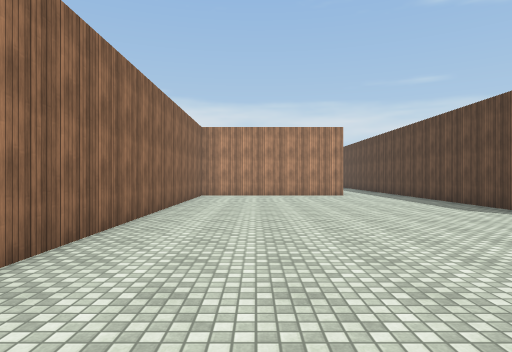
[1] (above)

24 first-person views from a walk through a 3-D level made in the Unity game engine. The camera is 1.4 m above the floor, looks level and sees 75° across. The floor is counted in squares, 2 m on a side. Each view is taken from the middle of a square. On the plan, view 1 faces up. The plan holds only what a view shows up to about 10 squares ahead; the rest is blank. The place goes on beyond the plan. The player character is not drawn. Surface patterns are stand-ins for the level's own textures.

[2]
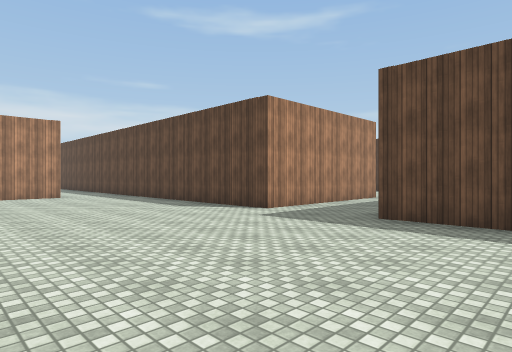

[3]
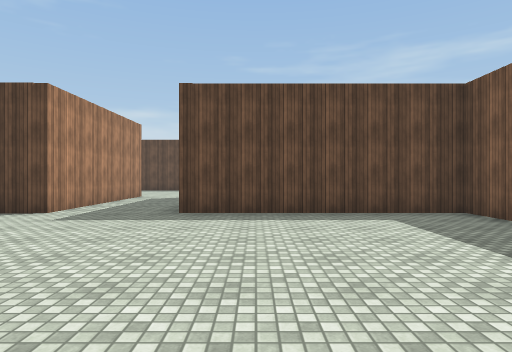

[4]
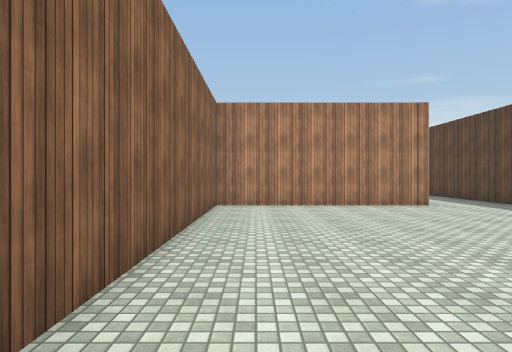

[5]
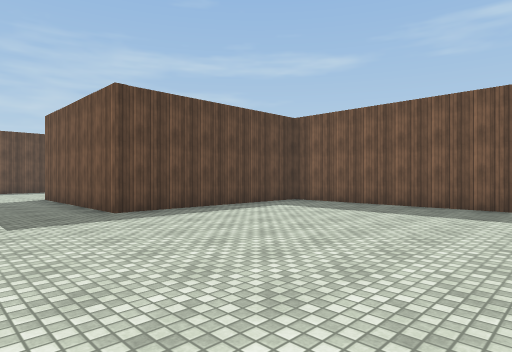

[6]
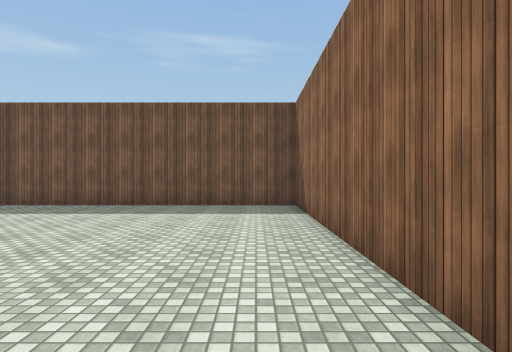

[7]
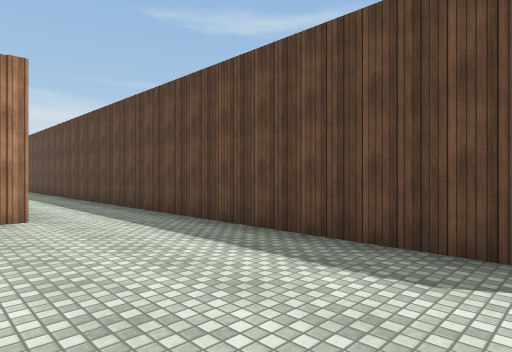

[8]
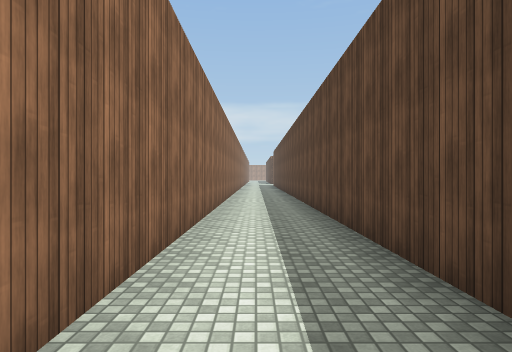

[9]
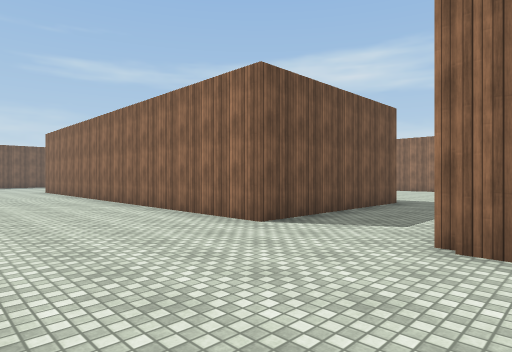

[10]
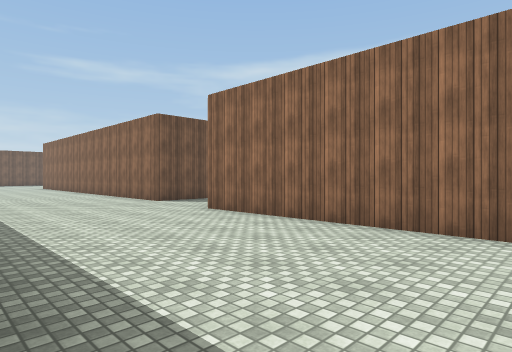

[11]
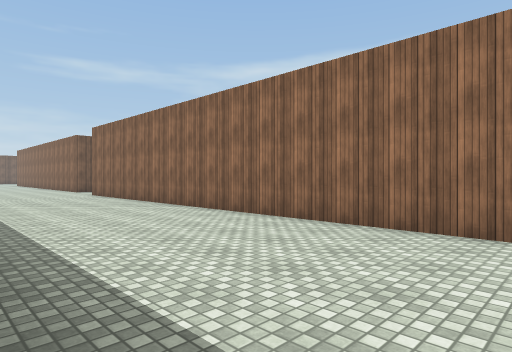

[12]
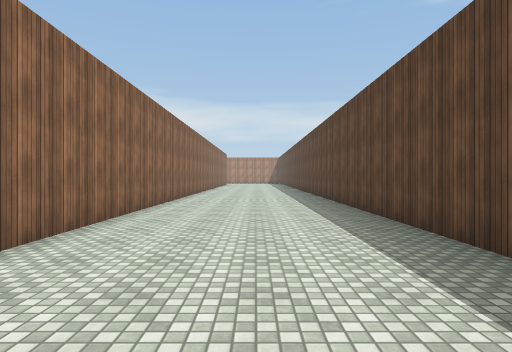

[13]
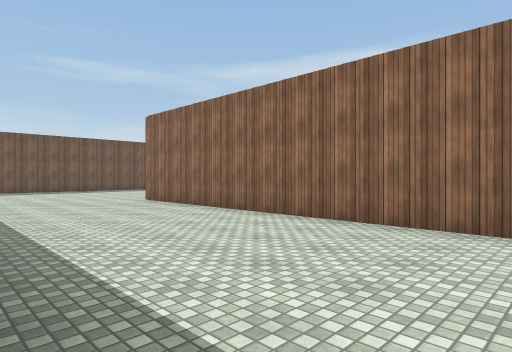

[14]
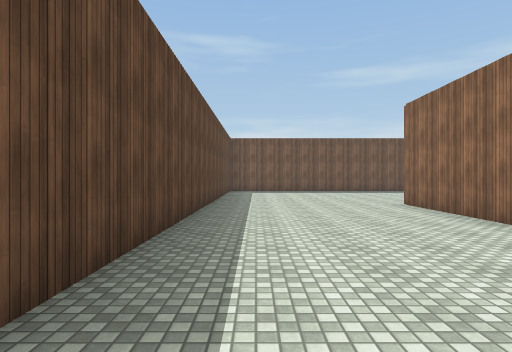

[15]
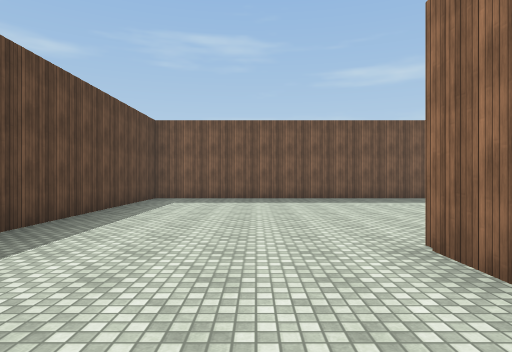

[16]
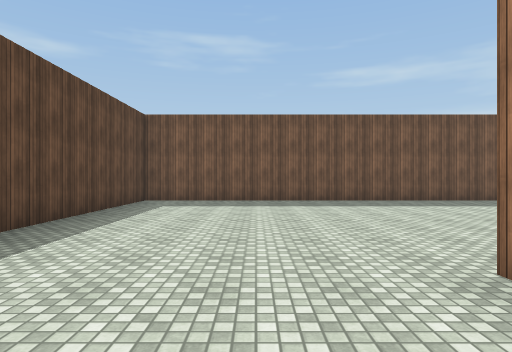

[17]
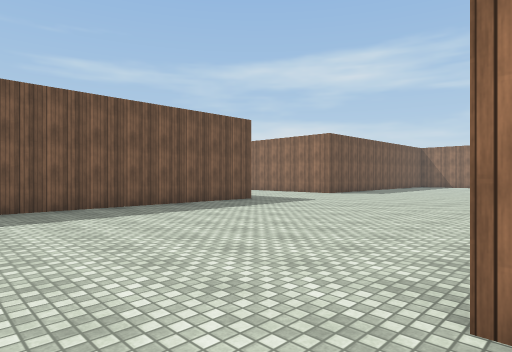

[18]
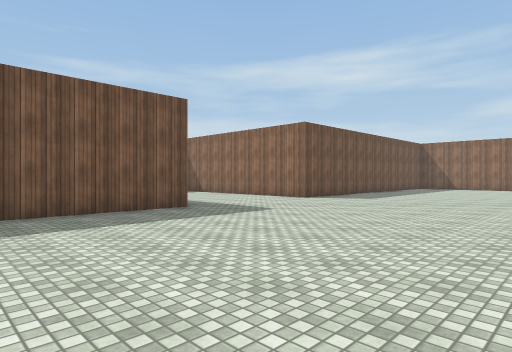

[19]
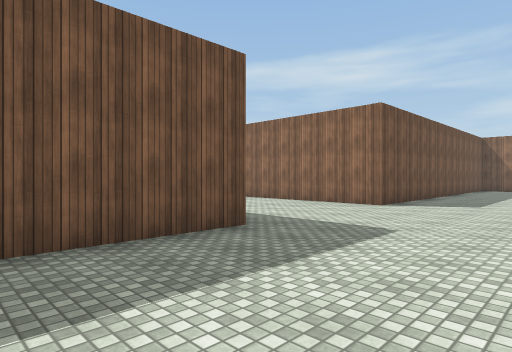

[20]
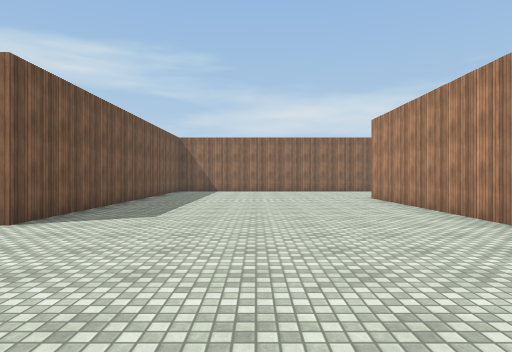

[21]
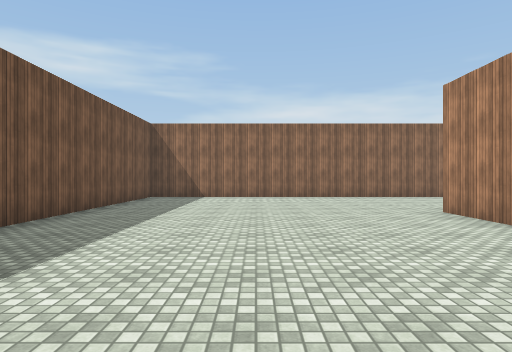

[22]
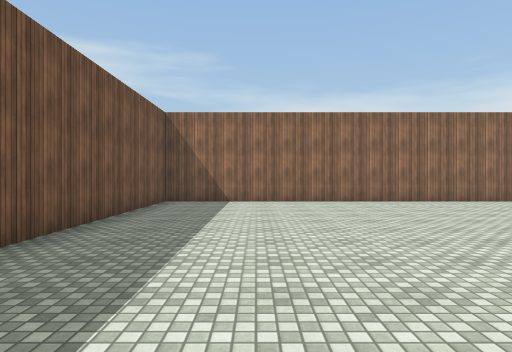

[23]
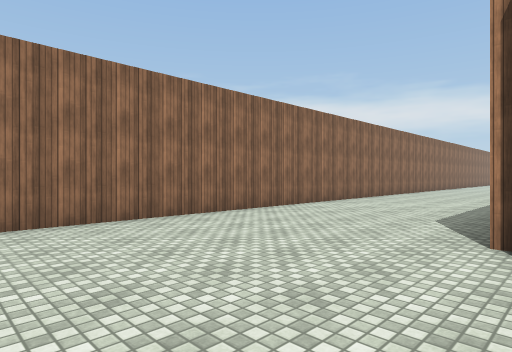

[24]
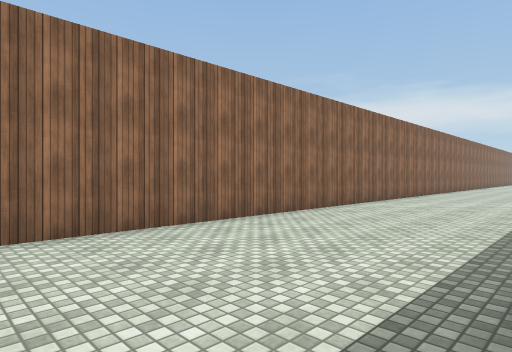

### Floor plan
Points are (right, up) in squares from view 1. A wall is a line through its corners. A room is listed if a view was taken in it or the views show most of it. See-through windows are left out.
Room 1 (views 1, 2, 3, 4, 5, 6, 7, 8)
walls: (9.2, 4.9) (5.3, 4.9) (5.3, 18.5); (3.1, 18.4) (3.1, 12) (-1.9, 12) (-1.9, -3) (5.3, -3) (5.3, 2.5) (10.3, 2.5)
ways out: opening at (10, 3.5) to room 2
Room 2 (views 9, 10, 11, 12, 13, 14, 15, 16, 17, 18, 19, 20, 21, 22, 23, 24)
walls: (0.4, -10.4) (-5.5, -10.4); (4.6, -17.5) (15.2, -17.5) (15.2, -3.5); (10.3, 2.5) (10.3, -10.4); (-10.2, 2) (-10.2, -17.5) (0.3, -17.5) (0.3, -18.5); (15.2, 10.8) (15.2, 18); (10.6, 18) (10.6, 5.1)
ways out: opening at (10, 3.5) to room 1

Where each view was taken, in squares from view 1:
view 1: 0 up, 0 right, facing up
view 2: 0 up, 0 right, facing up-right
view 3: 1 up, 1 left, facing right
view 4: 4 up, 1 left, facing up
view 5: 5 up, 1 left, facing down-right
view 6: 5 up, 1 left, facing down
view 7: 6 up, 2 right, facing up-right
view 8: 11 up, 4 right, facing up
view 9: 6 up, 14 right, facing down-left
view 10: 11 up, 15 right, facing down-left
view 11: 18 up, 15 right, facing down-left
view 12: 8 up, 13 right, facing up
view 13: 1 down, 15 right, facing down-left
view 14: 2 down, 14 right, facing down
view 15: 7 down, 12 right, facing down
view 16: 8 down, 12 right, facing down
view 17: 10 down, 12 right, facing down-left
view 18: 11 down, 9 right, facing down-left
view 19: 14 down, 8 right, facing down-left
view 20: 14 down, 5 right, facing left
view 21: 14 down, 1 right, facing left
view 22: 15 down, 1 left, facing left
view 23: 14 down, 5 left, facing up-left
view 24: 8 down, 6 left, facing up-left
